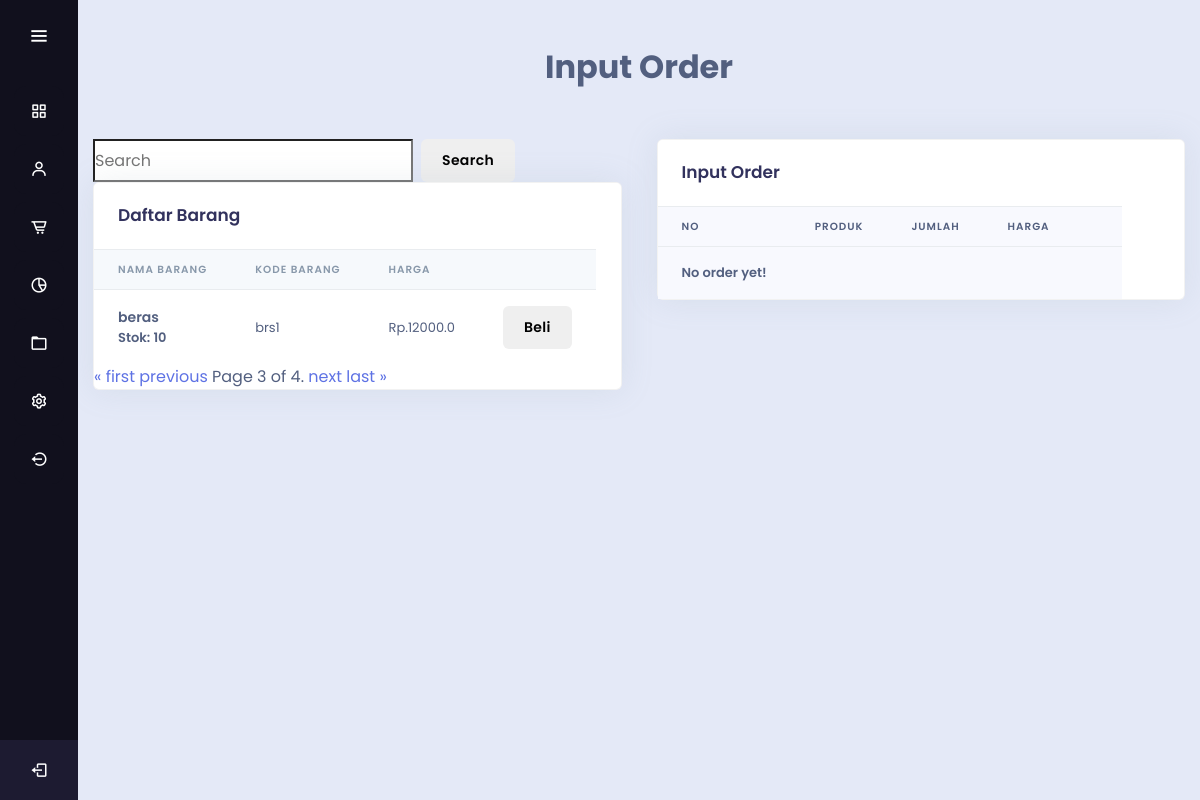
The app's page /barang/?search=&page=3 (signed in) with its own data.
### kasirku/models.py (models this page shows, shortened)
class Barang(models.Model):
    barang = models.CharField(max_length=50)
    kode = models.CharField(max_length=40)
    harga = models.FloatField(null=True)
    quantity = models.IntegerField()
    diskon = models.IntegerField()

### kasirku/views.py (the view)
# urls.py: path('barang/', barang, name='barang'),
@login_required(login_url=settings.LOGIN_URL)
def barang(request):
    barangs = Barang.objects.all()
    tittle = "Daftar Barang";
    cart_product_form = CartAddProductForm()
    cart = Cart(request)
    search = request.GET.get("search") if request.GET.get("search") else ""
    if search:
        barangs = barangs.filter(
            barang__icontains=search
        )
    page_size = 1  # Set the number of items per page
    paginator = Paginator(barangs, page_size)
    page = request.GET.get('page')
    try:
        barangs = paginator.page(page)
    except PageNotAnInteger:
        barangs = paginator.page(1)
    except EmptyPage:
        barangs = paginator.page(paginator.num_pages)
    konteks = {
        'barangs': barangs,
        'tittle': tittle,
        'cart_product_form': cart_product_form,
        'cart': cart,
        'search': search,  # Include search query in the context
    }
    return render(request, 'barang.html', konteks)

### kasirku/forms.py
class CartAddProductForm(forms.Form):
    quantity = forms.IntegerField(initial=1, widget=forms.HiddenInput)
    override = forms.BooleanField(required=False, initial=False, widget=forms.HiddenInput)

### kasirku/cart.py (called while the page is built)
    def __len__(self):
        return sum(item['quantity'] for item in self.cart.values())

### kasirku/templates/barang.html (shortened to what this page needs)
{% extends 'base.html' %}
{% block content %}
    <center>
      <h1>Input Order</h1>
    </center>
    <section>
      <div class="main-content">
        <div class="container mt-5">
            <div class="row">
                <div class="col" style="margin-right: 5px;">
                  <form class="d-flex mb-2">
                    <input class="form-control mr-2" type="search" placeholder="Search" aria-label="Search" name="search">
                    <button class="btn btn-primary my-2 my-sm-0" type="submit">Search</button>
                  </form>
                  <div class="card shadow">
                    <div class="card-header border-0">
                      <h3 class="mb-0">Daftar Barang</h3>
                    </div>
                    <div class="table-responsive">
                      <table class="table align-items-center table-flush">
                        <thead class="thead-light">
                          <tr>
                            <th>Nama Barang</th>
                            <th>KODE Barang</th>
                            <th>HARGA</th>
                            <th></th>
                          </tr>
                        </thead>
                        {% for barang in barangs %}
                        <tbody>
                          <tr>
                            <th>
                              <div class="media align-items-center">
                                <div class="media-body">
                                  <span class="mb-0 text-sm">{{ barang.barang }}</span><br> Stok: {{ barang.quantity }}
                                </div>
                              </div>
                            </th>
                            <td>
                                {{ barang.kode }}
                            </td>
                            <td>
                                Rp.{{ barang.harga }}
                            </td>
                            <td>
                                <div class="control">
                                    <form action="{% url 'add_cart' barang.id %}" method="post">
                                        <button type="submit" class="btn btn-primary">Beli</button>
                                    </form>
                                </div>
                            </td>
                          </tr>
                          {% endfor %}
                        </tbody>
                      </table>
                    </div>
                    <div class="pagination d-flex justify-content-center">
                        <span class="step-links">
                            {% if barangs.has_previous %}
                                <a href="?search={{ search }}&page=1">&laquo; first</a>
                                <a href="?search={{ search }}&page={{ barangs.previous_page_number }}">previous</a>
                            {% endif %}
                            <span class="current">
                                Page {{ barangs.number }} of {{ barangs.paginator.num_pages }}.
                            </span>
                            {% if barangs.has_next %}
                                <a href="?search={{ search }}&page={{ barangs.next_page_number }}">next</a>
                                <a href="?search={{ search }}&page={{ barangs.paginator.num_pages }}">last &raquo;</a>
                            {% endif %}
                        </span>
                    </div>
                  </div>
                </div>
                <div class="col">
                  <div class="card shadow">
                    <div class="card-header border-0">
                      <h3 class="mb-0">Input Order</h3>
                    </div>
                    <div class="table-responsive">
                      <div class="table">
                          <table class="table is-narrow">
                              {% if cart %}
                              <thead>
                                <tr>
                                  <th>No</th>
                                  <th>Produk</th>
                                  <th>Jumlah</th>
                                  <th>Harga(Rp)</th>
                                  <th></th>
                                </tr>
                              </thead>
                              <tbody>
                              {% for item in cart %}
                                {% with product=item.product %}
                                    <tr>
                                        <td>{{ forloop.counter }}</td>
                                        <td class="is-size-6-mobile">
                                            {{ product.barang }} <br> Stok: {{ item.stok }}
                                        </td>
                                        <td>{{ item.quantity }}</td>
                                        <td>{{ item.total_price|add:"0" }}</td>
                                        <td><button class="btn is-danger is-size-7-mobile"><a href="{% url 'remove_cart' product.id %}">Hapus</a></button></td>
                                    </tr>
                                    {% if item.product.diskon %}
                                    <tr>
                                      <td></td>
                                      <td>Diskon {{ item.product.diskon|add:"0" }} %</td>
                                      <td></td>
                                      <td>{{ item.total_diskon|add:"0" }}</td>
                                      <td></td>
                                    </tr>
                                    {% endif %}
                                {% endwith %}
                              {% endfor %}
                              </tbody>
                              <tfoot>
                                  <tr>
                                      <td>SubTotal harga</td>
                                      <td></td>
                                      <td>{{ cart.get_total_quantity }}</td>
                                      <td>{{ cart.get_subtotal_price|add:"0" }}</td>
                                  </tr>
                                  <tr>
                                      <td>Total Diskon</td>
                                      <td></td>
                                      <td></td>
                                      <td>{{ cart.get_total_diskon }}</td>
                                  </tr>
                                  <tr>
                                      <td>Total harga</td>
                                      <td></td>
                                      <td>{{ cart.get_total_quantity }}</td>
                                      <td>{{ cart.get_total_price }}</td>
                                  </tr>
                              </tfoot>
                              {% else %}
                              <thead>
                                <tr>
                                  <th>No</th>
                                  <th>Produk</th>
                                  <th>Jumlah</th>
                                  <th>Harga</th>
                                  <th></th>
                                </tr>
                              </thead>
                              <tbody>
                                <tr>
                                  <th>No order yet!</th>
                                  <th></th>
                                  <th></th>
                                  <th></th>
                                  <th></th>
                                </tr>
                              </tbody>
                              {% endif %}
                          </table>
                      </div>
                    </div>
                  </div>
                </div>
            </div>
        </div>
      </div>
    </section>
{% endblock %}

### static/css/style.css (style rules this page uses)
body { background-color: lightblue; font-family: verdana; }

### static/css/navbar.css (style rules this page uses)
* { margin: 0; padding: 0; box-sizing: border-box; font-family: "Poppins" , sans-serif; }

### records on screen
Barang: barang "beras", quantity "10", kode "brs1", harga "12000.0"

### other values on screen
{{ barangs.number }} "3"
{{ barangs.paginator.num_pages }} "4"
